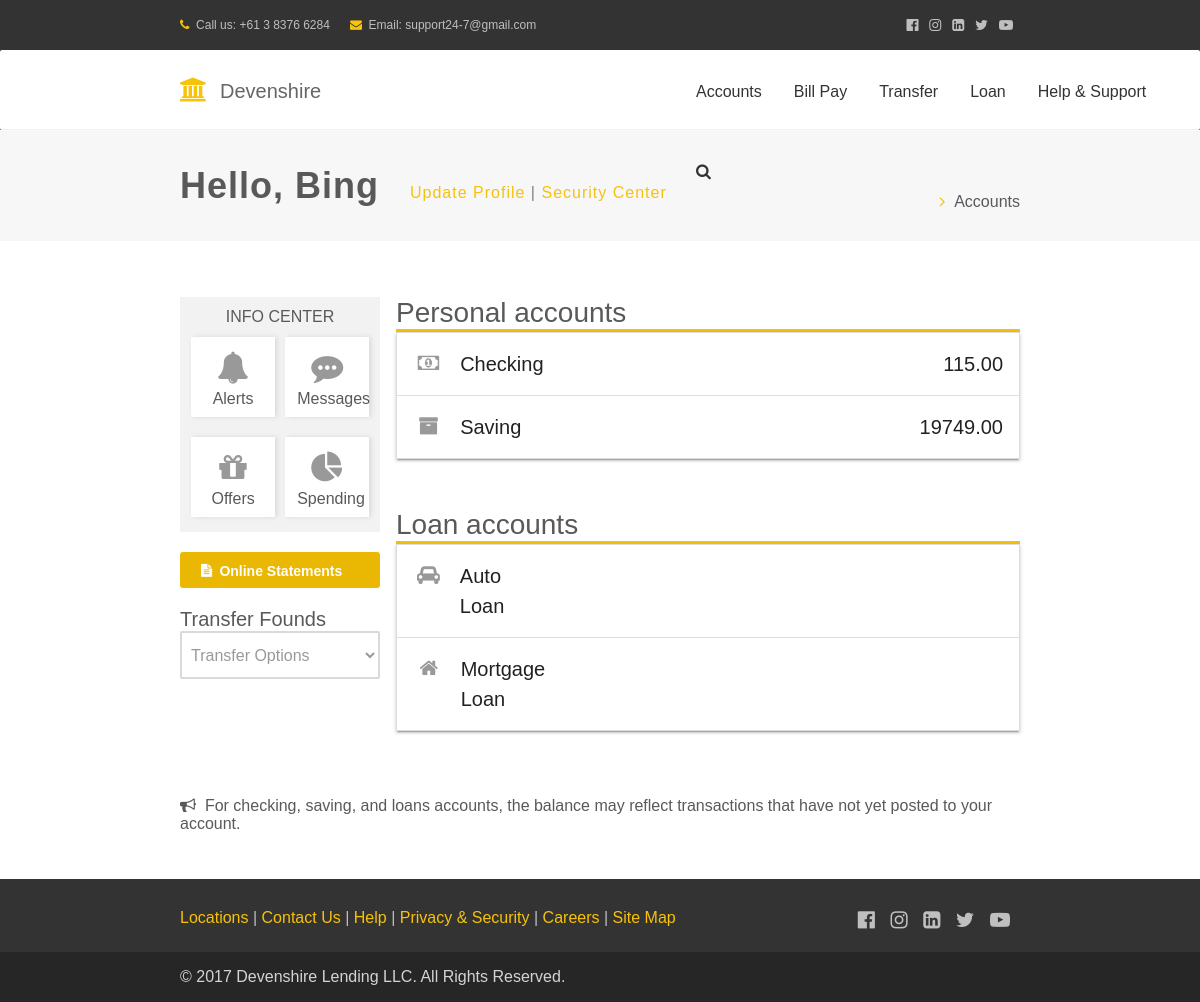
Page /accounts/ (signed in) on the earlier database version.
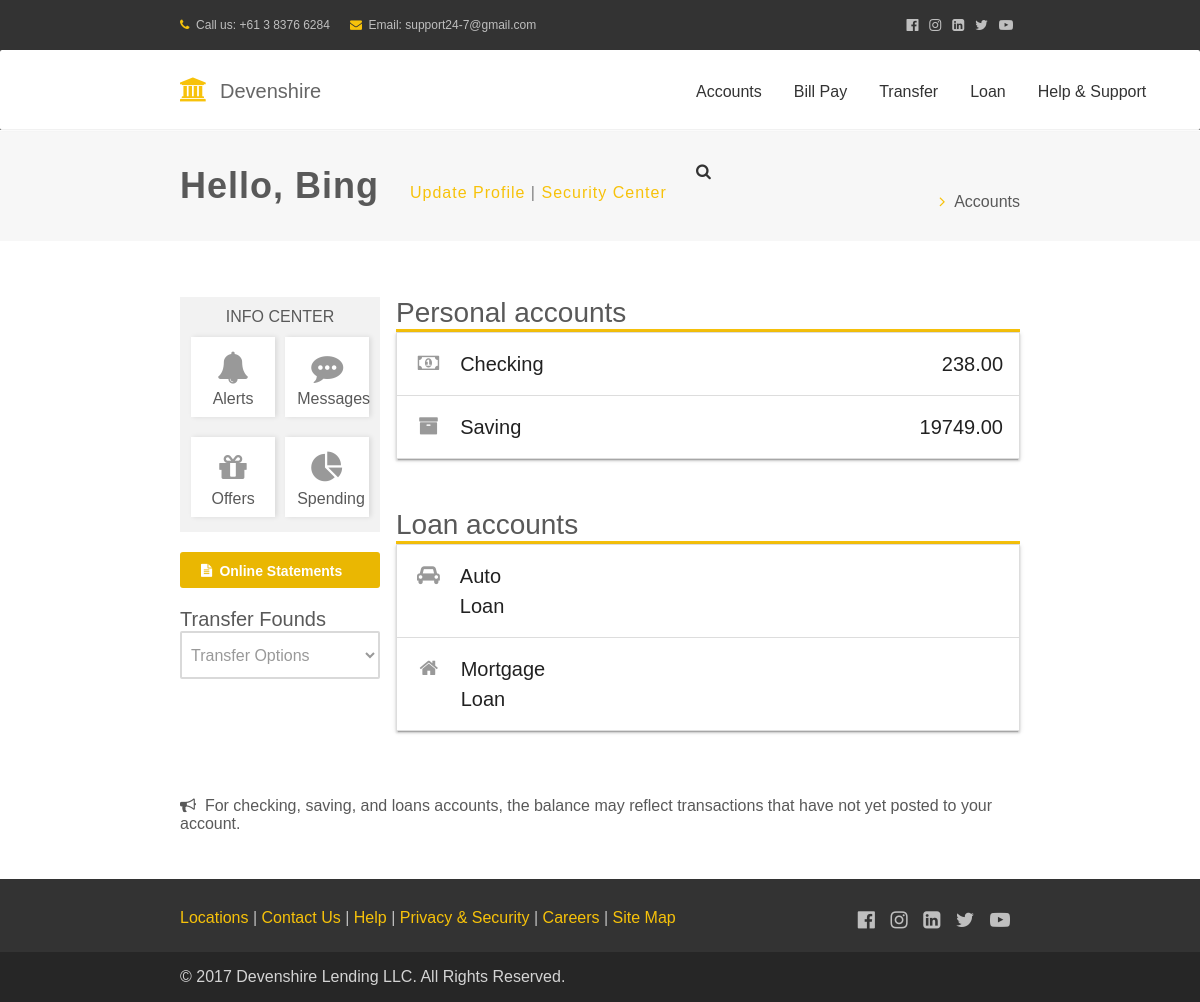
Same page on the later database version.
### account/models.py (models this page shows)
class Checking_Account(models.Model):
    balance = MoneyField(
        decimal_places=2,
        default=0,
        default_currency='USD',
        max_digits=11,
    )
    account_number = models.BigIntegerField(unique=True)
    account = models.OneToOneField(Account,
                                   on_delete=models.CASCADE,
                                   unique=True,
                                   related_name="checking_account")
    def __str__(self):
        return str(self.account.profile.user.username) + "'s check account"

### registration/views.py (the view)
# urls.py: url(r'^accounts/$', views.view_accounts, name='view_accounts'),
@login_required
def view_accounts(request):
    context = account_context(request)
    return render(request, 'account.html', context)

### log/templates/account.html (shortened to what the changed rows need)
{% block content %}
<!DOCTYPE html>
<html lang="en">
<head>
  <link href="/static/css/materialize.css" type="text/css" rel="stylesheet" media="screen,projection"/>
  <link href="/static/css/style.css" type="text/css" rel="stylesheet" media="screen,projection"/>
 <link rel="stylesheet" href="https://cdnjs.cloudflare.com/ajax/libs/font-awesome/4.7.0/css/font-awesome.min.css">
</head>
<body>
<div class="page-title"  style="height: 100px; margin-top: 131px;margin-bottom: 20px;">
                <div class="container">
                    <div class="page-title-heading">
                        <h1 class="title" style="color: #595959;padding-top:0px; line-height:0px; font-size:36px;">Hello, {{ user.profile.last_name }}    <span style="margin-left:20px;font-size: 16px; color:#808080;"> <a href="#" style="color:#f7c20a;font-weight: 500;">Update Profile</a> <span style="font-weight: 500;">|</span> <a href="#" style="color:#f7c20a;font-weight: 400;">Security Center</a></span></h1>
                    </div>
                </div>
    </div>
<div class="container">
<div class="section">
    <div class="row">
      <div class="col s9" style="background-color:  #fff;">
      <ul class="collapsible" data-collapsible="accordion" style="background-color: #fff;margin-top:0px;padding-top:0px;">
        <li>
            <div class="collapsible-header" style="font-size: 20px;"><i class="fa fa-money" aria-hidden="true" style="font-size:20px;line-height:28px; vertical-align:middle;color:#999999;"></i>Checking<span style="width: 80%;text-align: right;">{{ checking }}</span></div>
        </li>
        </ul>
    </div>
  </div>
</div>
</div>
{% endblock %}
  </body>
</html>

Differences in the rows shown:
changed Checking_Account: balance "115.00" → "238.00"
